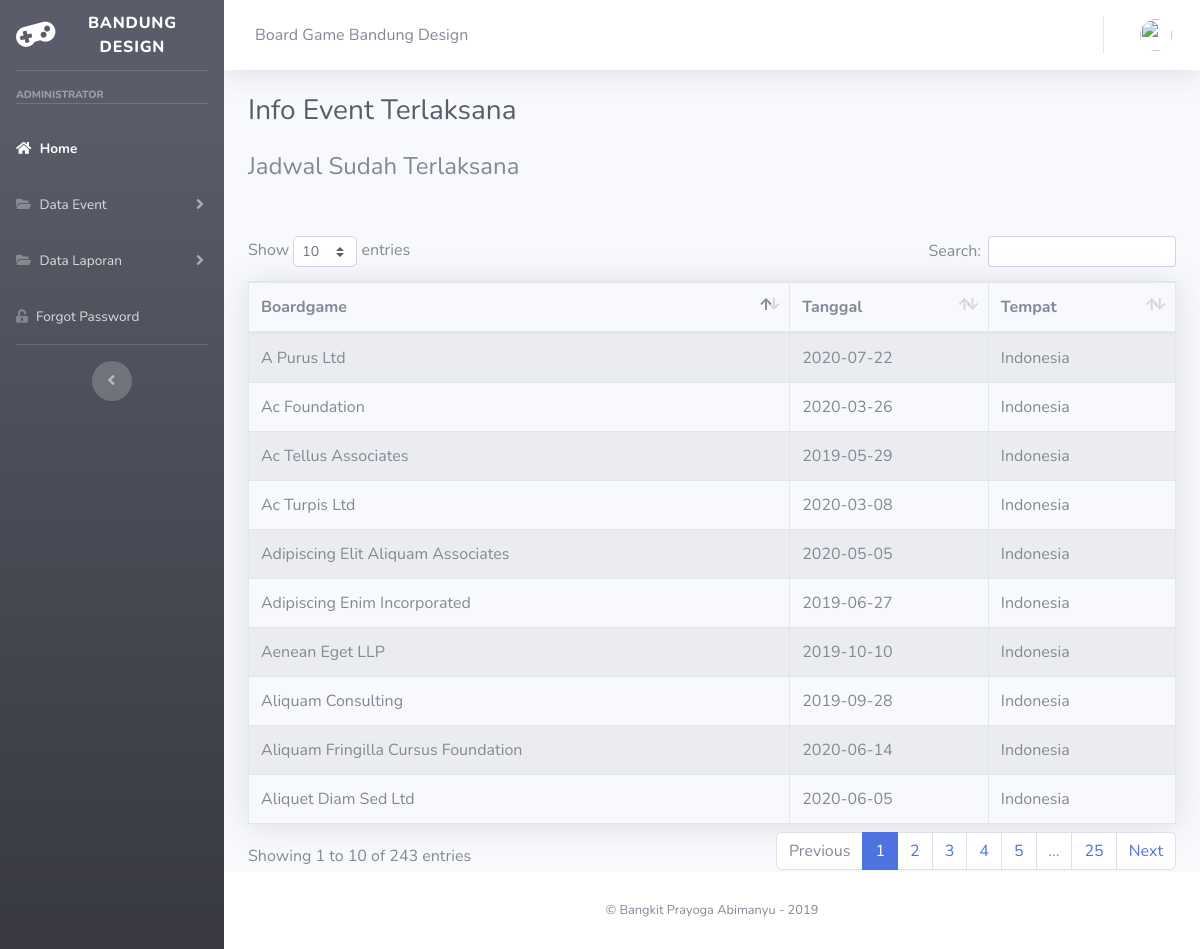
Screenshot of /my-project/user/terlaksana with the database file from the repository.
### tables this page shows
CREATE TABLE `event_ak` (
  `id` int(11) NOT NULL,
  `boardgame` varchar(128) NOT NULL,
  `tanggal` date NOT NULL,
  `tempat` varchar(128) NOT NULL,
  `status` int(11) NOT NULL,
  `notif` int(11) NOT NULL
);

### my-project/application/controllers/User.php (called while the page is built, shortened)
<?php
class User extends CI_Controller
{
    public function __construct()
    {
        $this->load->model('mdataps');
        $this->load->model('mdatapd');
        $this->load->model('eventAk');
    }
    public function terlaksana()
    {
        $data['user'] = $this->db->get_where('user', ['email' => $this->session->userdata('email')])->row_array();
        $this->load->helper('url');
        $data['data'] = $this->eventAk->tampil_data_ter();
        $this->load->view('templates/header', $data);
        $this->load->view('templates/sidebar', $data);
        $this->load->view('templates/topbar', $data);
        $this->load->view('user/terlaksana', $data);
        $this->load->view('templates/footer');
    }
}

### my-project/index.php (called while the page is built, shortened)
<?php
require_once BASEPATH.'core/CodeIgniter.php';

### my-project/application/models/EventAk.php (called while the page is built, shortened)
<?php
class eventAk extends CI_Model
{
    function tampil_data_ter()
    {
        $this->db->where('status', 1);
        return $this->db->get('event_ak');
    }
}

### my-project/application/views/user/terlaksana.php (the view)
<div class="container-fluid">
    <h1 class="h3 mb-4 text-gray-800"> Info Event Terlaksana</h1>
    <section class="content">
        <tr>
            <th>
                <h4> Jadwal Sudah Terlaksana</h4>
            </th>
        </tr>
        <br>
        <br>
        <table class="table table-bordered table-striped shadow " id="table1">
            <thead>
                <tr>
                    <th> Boardgame </th>
                    <th> Tanggal </th>
                    <th> Tempat </th>
                </tr>
            </thead>
            <tbody>
                <?php foreach ($data->result() as $p) : ?>
                    <tr>
                        <td><?php echo $p->boardgame; ?></td>
                        <td><?php echo $p->tanggal; ?></td>
                        <td><?php echo $p->tempat; ?></td>
                    </tr>
                <?php endforeach; ?>
            </tbody>
        </table>
    </section>
</div>
</div>

### rows the page displays
event_ak: boardgame "Ac Turpis Ltd", tanggal "2020-03-08", tempat "Indonesia"
event_ak: boardgame "Ac Tellus Associates", tanggal "2019-05-29", tempat "Indonesia"
event_ak: boardgame "Adipiscing Elit Aliquam Associates", tanggal "2020-05-05", tempat "Indonesia"
event_ak: boardgame "Aliquam Consulting", tanggal "2019-09-28", tempat "Indonesia"
event_ak: boardgame "Adipiscing Enim Incorporated", tanggal "2019-06-27", tempat "Indonesia"
event_ak: boardgame "Aliquet Diam Sed Ltd", tanggal "2020-06-05", tempat "Indonesia"
event_ak: boardgame "Aliquam Fringilla Cursus Foundation", tanggal "2020-06-14", tempat "Indonesia"
event_ak: boardgame "Aenean Eget LLP", tanggal "2019-10-10", tempat "Indonesia"
event_ak: boardgame "Ac Foundation", tanggal "2020-03-26", tempat "Indonesia"
event_ak: boardgame "A Purus Ltd", tanggal "2020-07-22", tempat "Indonesia"
